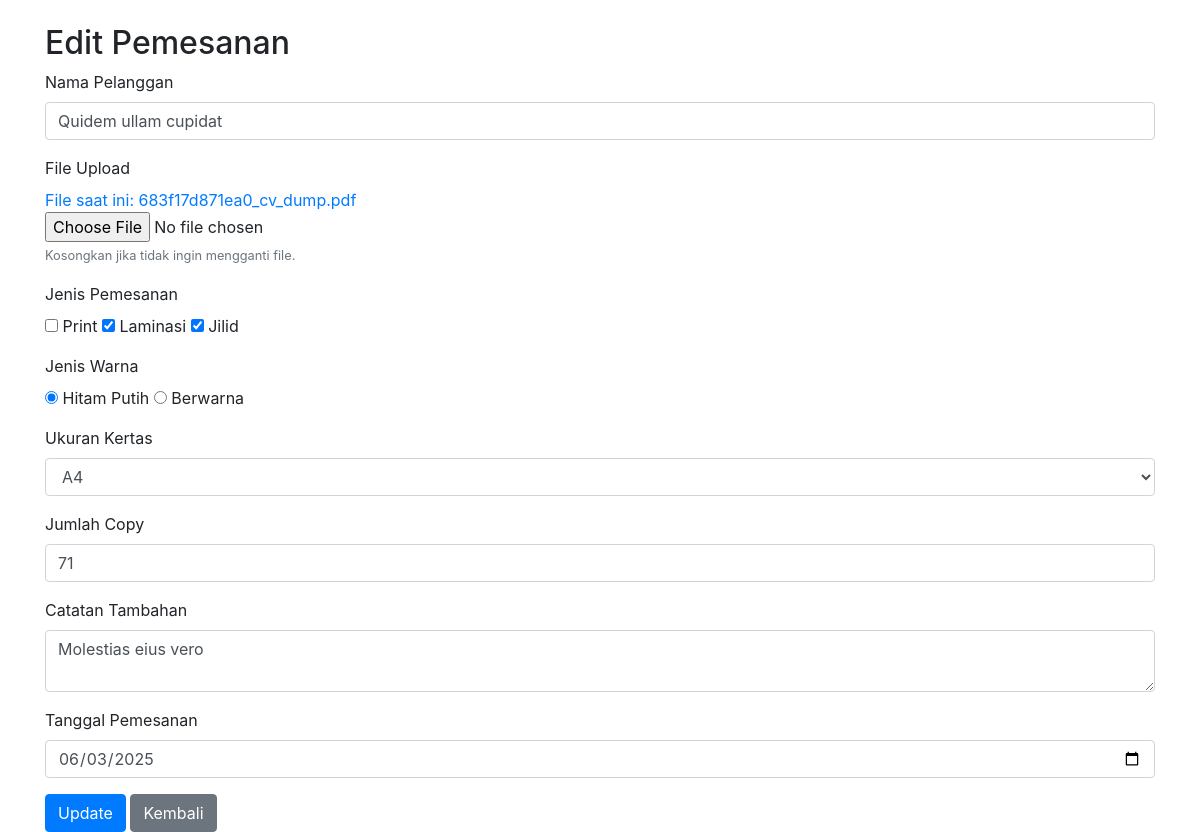
The page /frontend/pages/edit_pemesanan.php?id=22 on the database its author committed.
### tables this page shows
CREATE TABLE `pemesanan` (
  `id` int NOT NULL,
  `user_id` int DEFAULT NULL,
  `nama_pelanggan` varchar(100) DEFAULT NULL,
  `file_upload` varchar(255) DEFAULT NULL,
  `jenis_pemesanan` text,
  `jenis_warna` varchar(50) DEFAULT NULL,
  `ukuran_kertas` varchar(20) DEFAULT NULL,
  `jumlah_copy` int DEFAULT NULL,
  `catatan` text,
  `tanggal_pemesanan` date DEFAULT NULL,
  `status` enum('pending','processing','completed') DEFAULT 'pending',
  `created_at` timestamp NULL DEFAULT CURRENT_TIMESTAMP,
  `total_harga` decimal(10,2) DEFAULT NULL
);

### backend/functions/pemesanan.php (called while the page is built, shortened)
<?php
include_once __DIR__ . '/../config/db.php';
function getPemesananById($id)
{
    global $conn;
    $sql = "SELECT * FROM pemesanan WHERE id = ?";
    $stmt = mysqli_prepare($conn, $sql);
    mysqli_stmt_bind_param($stmt, "i", $id);
    mysqli_stmt_execute($stmt);
    $result = mysqli_stmt_get_result($stmt);
    return mysqli_fetch_assoc($result);
}
?>

### frontend/pages/edit_pemesanan.php (the view, shortened to what this page needs)
<?php
require_once '../../backend/functions/pemesanan.php';
$id = $_GET['id'] ?? null;
$pemesanan = getPemesananById($id);
?>
<!DOCTYPE html>
<html lang="id">
<head>
    <link rel="stylesheet" href="https://stackpath.bootstrapcdn.com/bootstrap/4.5.0/css/bootstrap.min.css">
</head>
<body class="container pt-4">
    <h2>Edit Pemesanan</h2>
    <form method="POST" enctype="multipart/form-data">
        <div class="form-group">
            <label>Nama Pelanggan</label>
            <input type="text" name="nama_pelanggan" class="form-control" required
                value="<?= htmlspecialchars($pemesanan['nama_pelanggan']) ?>">
        </div>
        <div class="form-group">
            <label>File Upload</label><br>
            <?php if ($pemesanan['file_upload']): ?>
                <a href="../uploads/<?= htmlspecialchars($pemesanan['file_upload']) ?>" target="_blank">File saat ini:
                    <?= htmlspecialchars($pemesanan['file_upload']) ?></a><br>
            <?php endif; ?>
            <input type="file" name="file_upload" class="form-control-file">
            <small class="text-muted">Kosongkan jika tidak ingin mengganti file.</small>
        </div>
        <div class="form-group">
            <label>Jenis Pemesanan</label><br>
            <?php
            $jenis_selected = explode(',', $pemesanan['jenis_pemesanan']);
            ?>
            <input type="checkbox" name="jenis_pemesanan[]" value="Print" <?= in_array('Print', $jenis_selected) ? 'checked' : '' ?>> Print
            <input type="checkbox" name="jenis_pemesanan[]" value="Laminasi" <?= in_array('Laminasi', $jenis_selected) ? 'checked' : '' ?>> Laminasi
            <input type="checkbox" name="jenis_pemesanan[]" value="Jilid" <?= in_array('Jilid', $jenis_selected) ? 'checked' : '' ?>> Jilid
        </div>
        <div class="form-group">
            <label>Jenis Warna</label><br>
            <input type="radio" name="jenis_warna" value="Hitam Putih" <?= $pemesanan['jenis_warna'] == 'Hitam Putih' ? 'checked' : '' ?>> Hitam Putih
            <input type="radio" name="jenis_warna" value="Berwarna" <?= $pemesanan['jenis_warna'] == 'Berwarna' ? 'checked' : '' ?>> Berwarna
        </div>
        <div class="form-group">
            <label>Ukuran Kertas</label>
            <select name="ukuran_kertas" class="form-control" required>
                <option value="A4" <?= $pemesanan['ukuran_kertas'] == 'A4' ? 'selected' : '' ?>>A4</option>
            </select>
        </div>
        <div class="form-group">
            <label>Jumlah Copy</label>
            <input type="number" name="jumlah_copy" class="form-control" required min="1"
                value="<?= (int) $pemesanan['jumlah_copy'] ?>">
        </div>
        <div class="form-group">
            <label>Catatan Tambahan</label>
            <textarea name="catatan" class="form-control"><?= htmlspecialchars($pemesanan['catatan']) ?></textarea>
        </div>
        <div class="form-group">
            <label>Tanggal Pemesanan</label>
            <input type="date" name="tanggal_pemesanan" class="form-control" required
                value="<?= htmlspecialchars($pemesanan['tanggal_pemesanan']) ?>">
        </div>
        <button type="submit" class="btn btn-primary">Update</button>
        <a href="list_pemesanan.php" class="btn btn-secondary">Kembali</a>
    </form>
</body>
</html>

### rows shown on the page
pemesanan: nama_pelanggan "Quidem ullam cupidat", file_upload "683f17d871ea0_cv_dump.pdf", jenis_pemesanan "☑", jenis_warna "☑", ukuran_kertas "A4", jumlah_copy "71", catatan "Molestias eius vero", tanggal_pemesanan "06/03/2025"
